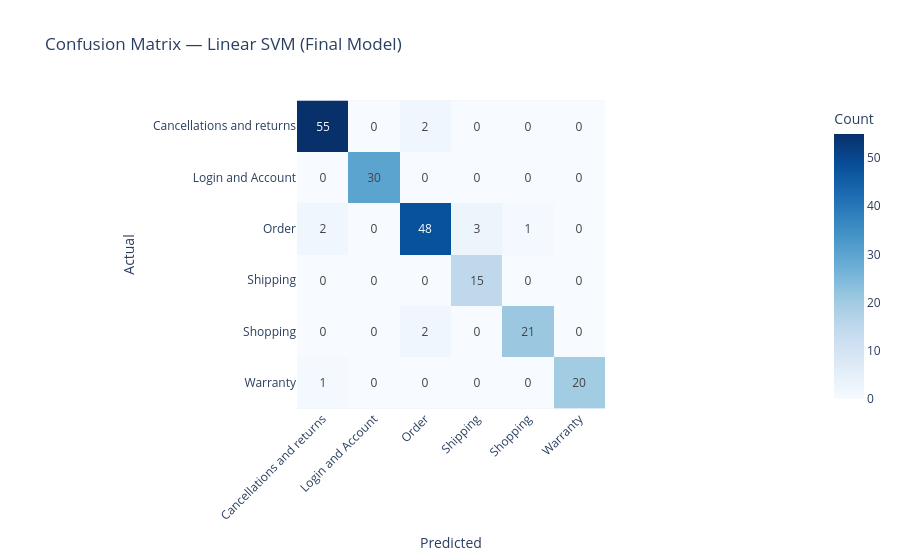

The code cell stored with this chart in its notebook:
### Markdown cell above
### 3.6 Metrics Summary & Final Model Selection

| Model | Test Accuracy | Macro F1 |
|---|---|---|
| Naive Bayes | 0.730 | 0.593 |
| Logistic Regression | 0.920 | 0.921 |
| Linear SVM | 0.945 | 0.947 |

Read as a progression, this table tells a coherent story rather than just
ranking three unrelated models:

- **Naive Bayes → Logistic Regression** is the biggest jump (macro-F1 0.593
  → 0.921), and it isn't purely an "algorithm quality" gap. Naive Bayes
  scores **0.00 precision/recall/F1 on `Shipping`** — the smallest class
  (7.2% of the data) — it never predicts that class correctly, despite a
  "reasonable-looking" 0.730 overall accuracy. It also struggles on
  `Shopping` (F1 0.41) and `Warranty` (F1 0.69). This is a direct
  consequence of NB having no `class_weight` correction, combined with its
  independence assumption being a poor fit for conversational text where
  phrasing and word co-occurrence carry real signal. Logistic Regression
  fixes both: imbalance correction via `class_weight="balanced"`, and a
  decision boundary that doesn't assume word independence.

- **Logistic Regression → Linear SVM** is a smaller, more incremental gain
  (macro-F1 0.921 → 0.947), consistent with both models sharing the same
  imbalance correction and differing only in *how* they draw the decision
  boundary. SVM's margin-maximizing objective edges out LogReg's
  probabilistic one on this high-dimensional, sparse TF-IDF feature space.

**Linear SVM is selected as the final model.** It has the highest accuracy
(0.945) and macro-F1 (0.947), and — importantly — the two scores are nearly
identical, indicating balanced performance across all 6 classes rather than
strength concentrated in the majority classes. Its weakest class (`Order`,
F1 0.91) is still solid, and it correctly identifies 100% of `Shipping`
tickets in the test set (recall 1.00) — the exact class Naive Bayes failed
on completely at the start of this progression.

One caution worth flagging: SVM's train accuracy (0.995) is notably higher
than its test accuracy (0.945), a larger train/test gap than Logistic
Regression's (0.955 → 0.920). This is a mild overfitting signal — SVM fits
the training data almost perfectly, which is expected given ~1,921 TF-IDF
features on only 797 training rows. Test performance still held up well,
but this gap is worth revisiting in the Reflections section.

### Code cell
# Confusion matrix for the selected final model (Linear SVM)
y_pred_svm = svm_clf.predict(X_test)
labels = sorted(y_test.unique())
cm = confusion_matrix(y_test, y_pred_svm, labels=labels)

fig = px.imshow(
    cm,
    x=labels,
    y=labels,
    labels=dict(x="Predicted", y="Actual", color="Count"),
    text_auto=True,
    color_continuous_scale="Blues",
    title="Confusion Matrix — Linear SVM (Final Model)"
)
fig.update_layout(xaxis_tickangle=-45)
fig.show()

### Figure 1 — Plotly figure (JSON) as saved in the notebook; plotly's stock layout.template omitted (floating-point values rounded to 4 significant figures)
{"data": [{"coloraxis": "coloraxis", "hovertemplate": "Predicted: %{x}<br>Actual: %{y}<br>Count: %{z}<extra></extra>", "name": "0", "texttemplate": "%{z}", "type": "heatmap", "x": ["Cancellations and returns", "Login and Account", "Order", "Shipping", "Shopping", "Warranty"], "xaxis": "x", "y": ["Cancellations and returns", "Login and Account", "Order", "Shipping", "Shopping", "Warranty"], "yaxis": "y", "z": [[55, 0, 2, 0, 0, 0], [0, 30, 0, 0, 0, 0], [2, 0, 48, 3, 1, 0], [0, 0, 0, 15, 0, 0], [0, 0, 2, 0, 21, 0], [1, 0, 0, 0, 0, 20]]}], "layout": {"coloraxis": {"autocolorscale": false, "colorbar": {"title": {"text": "Count"}}, "colorscale": [[0, "rgb(247,251,255)"], [0.125, "rgb(222,235,247)"], [0.25, "rgb(198,219,239)"], [0.375, "rgb(158,202,225)"], [0.5, "rgb(107,174,214)"], [0.625, "rgb(66,146,198)"], [0.75, "rgb(33,113,181)"], [0.875, "rgb(8,81,156)"], [1, "rgb(8,48,107)"]]}, "title": {"text": "Confusion Matrix — Linear SVM (Final Model)"}, "xaxis": {"anchor": "y", "constrain": "domain", "domain": [0, 1], "scaleanchor": "y", "tickangle": -45, "title": {"text": "Predicted"}}, "yaxis": {"anchor": "x", "autorange": "reversed", "constrain": "domain", "domain": [0, 1], "title": {"text": "Actual"}}}}
